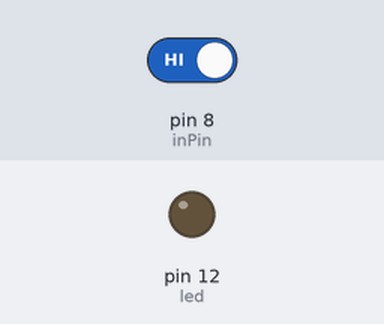
Recording of a sketch running on a simulated Arduino Uno, built with avr-gcc and run on an emulated ATmega328P. On the bench: output pins drawn as LEDs (lit = HIGH). The inputs (shaded band) are chosen by the test bench; at power-on: pin 8 (inPin) HIGH. What the sketch prints to the serial monitor is not drawn.

Above: at 1.8 s.
1.9 s: pin 8 (inPin) driven LOW
At 3.2 s:
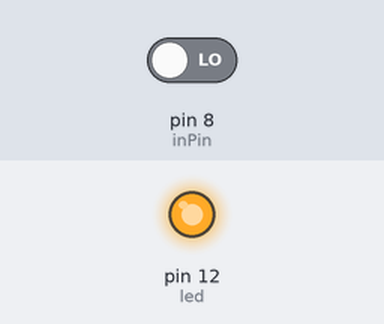
3.5 s: pin 8 (inPin) driven HIGH
At 4.9 s:
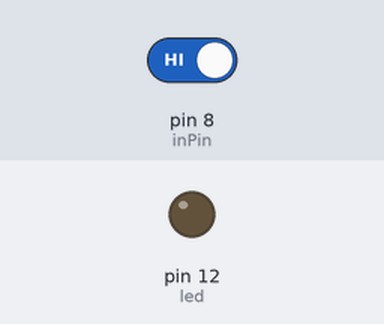
Timing chart, 0 to 6.5 s (numbered marks = the images above; inputs shaded):
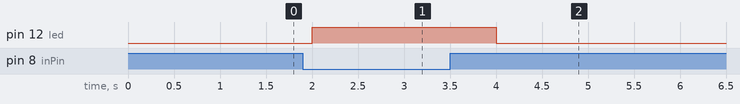

Measured:
- after the input at 1.9 s, pin 12 (led): LOW → HIGH after 0.10 s
- after the input at 3.5 s, pin 12 (led): HIGH → LOW after 0.50 s

The sketch:

SENSORa19a.ino
```cpp
int inPin =  8; //fin del sensor//
int value0 = 0;
int led = 12; //pin donde se encuentra el led//

void setup() {
  Serial.begin(9600); //de entrada//
   pinMode(inPin,INPUT);
   pinMode(led,OUTPUT);//de salida//
}

void loop() {
  value0 = digitalRead(inPin);

  if(digitalRead(inPin)==LOW){
    digitalWrite(led,HIGH); //ENCIENDE EL LED//
    }
    else{
      digitalWrite(led,LOW); //APAGA EL LED//
      }
       Serial.print("sensor =1");  Serial.print(value0);//IMPRIME//
       delay(1000);
}
```
